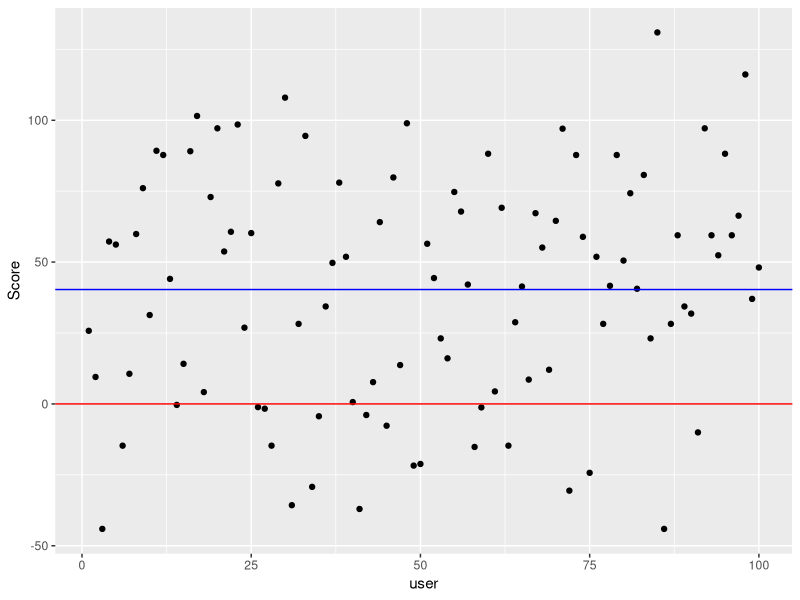

Source code (R):
## ---- chunk 1
# Packages
library(tidyverse)
library(modelr)
options(na.action = na.warn)

## ---- chunk 2

Input.df <-  data.frame(AgeInput=integer(),HomeInput=integer(),MentalHealthInput=integer(),PhysicalHealthInput=integer(),LivingWithInput=integer(),AllergiesInput=integer(),PriorOwnershipInput=integer(),ExpensesInput=integer(), Score=double())
N <- 100 # sample size (num of rows to simulate)

for (i in 1:N) {
  # Generate random user inputs between -1 and 1

  AgeInput <- sample(0:100, 1)
  HomeInput <- sample(0:1, 1) #0 = house, 1=apartment
  MentalHealthInput <- sample(0:1, 1) #0 = yes, 1=no
  PhysicalHealthInput <- sample(0:1, 1) #0 = yes, 1=no
  LivingWithInput <- sample(0:1, 1) #0 = alone, 1=withOthers
  AllergiesInput <- sample(0:1, 1) #0 = yes, 1=no
  PriorOwnershipInput <- sample(0:1, 1) #0 = yes, 1=no
  ExpensesInput <- sample(0:2, 1) #0 = above, 1=no, 2=below
  Score <- 0
  x <- matrix(c(AgeInput, HomeInput, MentalHealthInput, PhysicalHealthInput, LivingWithInput, AllergiesInput, PriorOwnershipInput, ExpensesInput, Score), nrow = 1)
  
  # Add row to dataframe
  df.new = data.frame(x)
  Input.df <- rbind(Input.df, df.new)
}

# Add numeric user id, as each row represents one user
Input.df$id <- seq.int(nrow(Input.df))
names(Input.df) <- c("AgeInput", "HomeInput", "MentalHealthInput", "PhysicalHealthInput", "LivingWithInput", "AllergiesInput", "PriorOwnershipInput", "ExpensesInput", "Score", "id")


## ---- chunk 3

  Elderly <- 25.5689
  Child <- 4.3575
  DesireMentalHealth <- 15.8612
  DesirePhysicalHealth <- 8.3625
  HasAllergies <- -6.45491
  House <- 29.3397
  LivesAlone <- 3.7785
  LivesWOthers <- 3.3325
  HasPriorOwnership <- 2 #?
  LowerWillingnessToPay <- -44.7118
  HigherWillingnessToPay <- 44.7118
    
## ---- chunk 4

 for (i in 1:N) { 
   
    UserScore <- 0
  
  # Q: How old are you? 
  
      AgeInput <- Input.df$AgeInput[Input.df$id == i]
      
      # super elderly
      if (AgeInput >= 80) {
        UserScore <- UserScore + 0
      # elderly
      } else if (AgeInput >= 65) {
        UserScore <- UserScore + Elderly
      # adult  
      } else if (AgeInput > 18) {
        UserScore <- UserScore + 0
      # child
      } else {
        UserScore <- UserScore + Child
      }

  #Q: What is your home like?
      HomeInput <- Input.df$HomeInput[Input.df$id == i]
      # lives in a house
      if (HomeInput == 0) {
        UserScore <- UserScore +  House
      # lives in an apartment
      } else {
        UserScore <- UserScore +  0
      }
  
  #Q: Do you desire Mental/Emotional health benefits from owning a dog?
      MentalHealthInput <- Input.df$MentalHealthInput[Input.df$id == i]
      if (MentalHealthInput == 0) {
        UserScore <- UserScore +  DesireMentalHealth
      } else {
        UserScore <- UserScore +  0
      }

  #Q: Do you desire Physical health benefits from owning a dog?
      PhysicalHealthInput <- Input.df$PhysicalHealthInput[Input.df$id == i]
      if (PhysicalHealthInput == 0) {
        UserScore <- UserScore +  DesirePhysicalHealth
      } else {
        UserScore <- UserScore +  0
      }

  #Q: Do you live alone?
      LivingWithInput <- Input.df$LivingWithInput[Input.df$id == i]
      # lives alone
      if (LivingWithInput == 0) {
        UserScore <- UserScore +  LivesAlone 
      #lives with others
      } else {
        UserScore <- UserScore +  LivesWOthers
      }

  #Q: Are you or anyone in your household allergic to dogs?
      AllergiesInput <- Input.df$AllergiesInput[Input.df$id == i]
      # has allergies
      if (AllergiesInput == 0) {
        UserScore <- UserScore +  HasAllergies
      # does not have allergies
      } else {
        UserScore <- UserScore +  0
      }

  #Q: Have you owned a dog in the past?
      PriorOwnershipInput <- Input.df$PriorOwnershipInput[Input.df$id == i]
      # has prior dog ownership
      if (PriorOwnershipInput == 0) {
        UserScore <- UserScore +  HasPriorOwnership
      # has prior dog ownership
      } else {
        UserScore <- UserScore +  LivesWOthers
      }

  #Q: The average monthly cost of owning a dog is $171.24 (but can range from $55.47 - $395.69). Would you be able/willing to pay equal to that amount, below that amount or above that amount for your dog?
  
      ExpensesInput <- Input.df$ExpensesInput[Input.df$id == i]
      
      # willing/able to pay above monthly average
      if (ExpensesInput == 0) {
       UserScore <- UserScore +  LowerWillingnessToPay 
      # willing/able to pay equal to monthly average
      } else if (ExpensesInput == 1) {
        UserScore <- UserScore +  0
      # willing/able to pay under monthly average
      } else {
        UserScore <- UserScore +  HigherWillingnessToPay 
      }

  #test score
  Input.df$Score[Input.df$id == i] <- UserScore
  
}
## ---- chunk 5
# Graph distribution of users and their outcomes
ScorePlot <- ggplot(Input.df, aes(id, Score)) + 
  geom_point()

ScorePlot <- ScorePlot + labs(x = "user")
ScorePlot <- ScorePlot  + geom_hline(yintercept = 0, color= "red")
ScorePlot <- ScorePlot  + geom_hline(yintercept = mean(Input.df$Score), color="blue")
ScorePlot 

AverageScore <- mean(Input.df$Score)
print(AverageScore)

ShouldGetADog <- count(Input.df, Input.df$Score > 0)
ShouldNotGetADog <- count(Input.df, Input.df$Score < 0)
print
